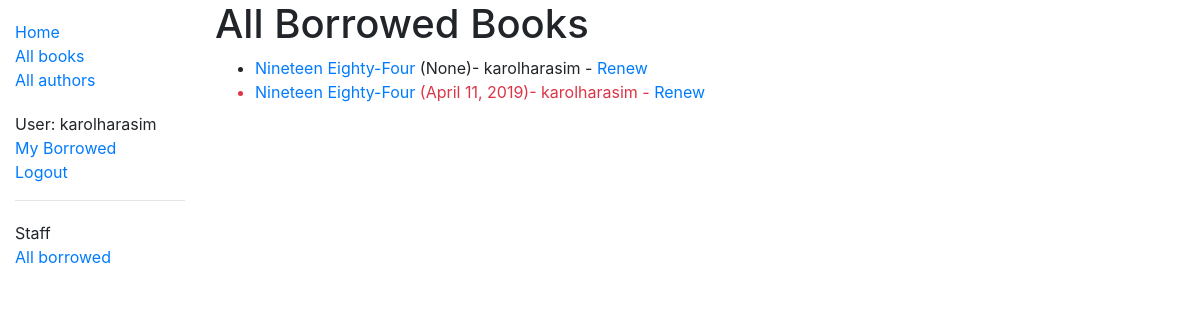
/catalog/borrowed (signed in), run on an earlier commit of the app's database.
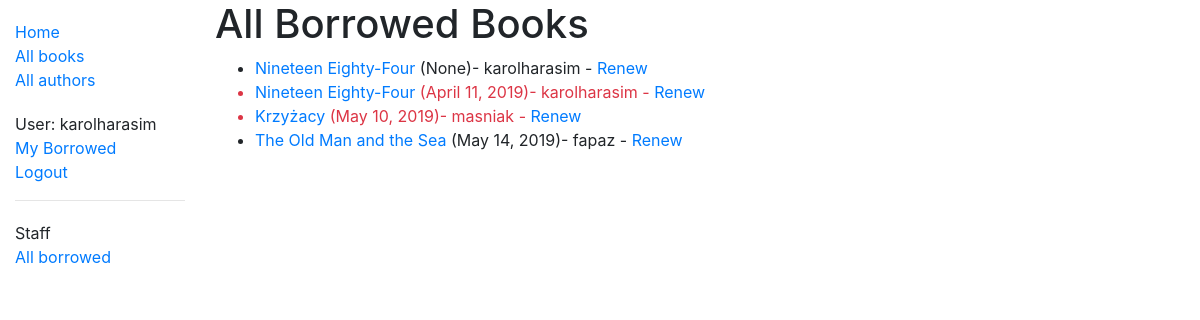
And on a later commit of the database.
### catalog/models.py (models this page shows, shortened)
class BookInstance(models.Model):
    id = models.UUIDField(primary_key=True, default=uuid.uuid4,
                          help_text="Unique ID for this particular book across whole library")
    book = models.ForeignKey('Book', on_delete=models.SET_NULL, null=True)
    imprint = models.CharField(max_length=200)
    due_back = models.DateField(null=True, blank=True)
    borrower = models.ForeignKey(User, on_delete=models.SET_NULL, null=True, blank=True)
    @property
    def is_overdue(self):
        if self.due_back and date.today() > self.due_back:
            return True
        return False
    LOAN_STATUS = (
        ('d', 'Maintenance'),
        ('o', 'On loan'),
        ('a', 'Available'),
        ('r', 'Reserved'),
    )
    status = models.CharField(
        max_length=1,
        choices=LOAN_STATUS,
        blank=True,
        default='d',
        help_text='Book availability'
        )
    class Meta:
        ordering = ['due_back']
        permissions = (("can_mark_returned", "Set book as returned"),)

class Book(models.Model):
    title = models.CharField(max_length=200)
    author = models.ForeignKey('Author', on_delete=models.SET_NULL, null=True)
    summary = models.TextField(max_length=1000, help_text="Enter a brief description of the book")
    isbn = models.CharField('ISBN', max_length=13,
                            help_text='13 Character <a href="https://www.isbn-international.org/content/what-isbn'
                                      '">ISBN number</a>')
    genre = models.ManyToManyField(Genre, help_text="Select a genre for this book")
    language = models.ForeignKey('Language', on_delete=models.SET_NULL, null=True,)
    def display_language(self):
        return self.language
    display_language.short_description = 'Language'
    def display_genre(self):
        """Creates a string for the Genre. This is required to display genre in Admin."""
        return ', '.join([genre.name for genre in self.genre.all()[:3]])
    display_genre.short_description = 'Genre'

### catalog/views.py (the view)
# urls.py: path('borrowed', views.LoanedBooksAllListView.as_view(), name='all-borrowed'),
class LoanedBooksAllListView(PermissionRequiredMixin, generic.ListView):
    model = BookInstance
    permission_required = 'catalog.can_mark_returned'
    template_name = 'catalog/bookinstance_list_borrowed_all.html'
    paginate_by = 10
    def get_queryset(self):
        return BookInstance.objects.filter(status__exact='o').order_by('due_back')

### catalog/templates/catalog/bookinstance_list_borrowed_all.html
{% extends "base_generic.html" %}
{% block content %}
    <h1>All Borrowed Books</h1>
    {% if bookinstance_list %}
    <ul>
      {% for bookinst in bookinstance_list %}
      <li class="{% if bookinst.is_overdue %}text-danger{% endif %}">
        <a href="{% url 'book-detail' bookinst.book.pk %}">{{bookinst.book.title}}</a> ({{ bookinst.due_back }}){% if user.is_staff %}- {{ bookinst.borrower }}{% endif %} {% if perms.catalog.can_mark_returned %}- <a href="{% url 'renew-book-librarian' bookinst.id %}">Renew</a>  {% endif %}
      </li>
      {% endfor %}
    </ul>
    {% else %}
      <p>There are no books borrowed.</p>
    {% endif %}
{% endblock %}

What changed in the data, as far as the page shows it:
now on this page (row edited): BookInstance: book "Krzyżacy", due_back "May 10, 2019", borrower "masniak"
now on this page (row edited): BookInstance: book "The Old Man and the Sea", due_back "May 14, 2019", borrower "fapaz"
